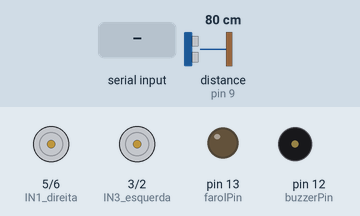
Bench run of a sketch on a simulated Arduino Uno, built with avr-gcc and run on an emulated ATmega328P. Parts: motor-driver pin pairs drawn as motors (green arrow = first pin HIGH = forward, orange = second pin HIGH = backward, longer = more drive, scaled by the enable pin), output pins drawn as LEDs (lit = HIGH), buzzer (waves = sounding). Wiring (inferred from the names in the program): ultrasonic range finder: trigger pin 8; echo pin 9. Inputs (shaded band) come from the test bench; at power-on: distance to the obstacle (sensor on pin 9) 80 cm. The echo pulse lasts 58.3 µs per cm; pins used as bus, display or sensor lines are not drawn.

Above: at 1.2 s.
1.3 s: distance to the obstacle (sensor on pin 9) set to 22 cm
2.8 s: distance to the obstacle (sensor on pin 9) set to 19 cm
At 4.1 s:
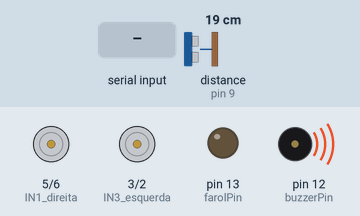
4.4 s: "L\n" received over the second serial link
At 5.1 s:
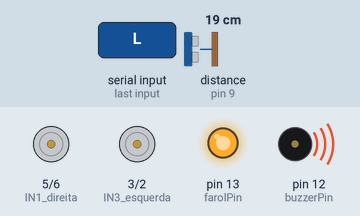
5.9 s: "F90\n" received over the second serial link
7.4 s: "B90\n" received over the second serial link
9.0 s: "E90\n" received over the second serial link
Timing chart, 0 to 11.6 s (numbered marks = the images above; inputs shaded):
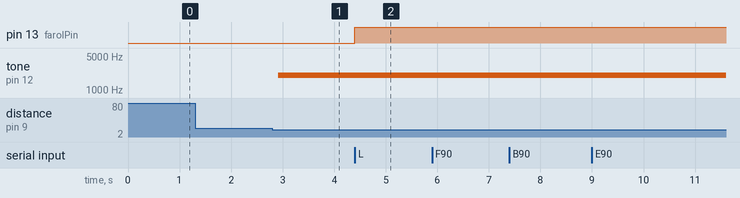

The sketch:

teste_3_melhorias.ino
```cpp
#include <SoftwareSerial.h>

// Configuração Bluetooth (HC-05/06)
SoftwareSerial bluetooth(10, 11); // RX, TX

// Pinos dos motores invertidos
const int IN1_direita = 5;   // Motor direito IN1
const int IN2_direita = 6;   // Motor direito IN2
const int IN3_esquerda = 3;  // Motor esquerdo IN3
const int IN4_esquerda = 2;  // Motor esquerdo IN4
const int ENA = 7;           // PWM motor direito
const int ENB = 4;           // PWM motor esquerdo

// Sensor ultrassônico HC-SR04
const int trigPin = 8;
const int echoPin = 9;

// Pinos adicionais para funções extras
const int buzzerPin = 12;    // Buzina
const int farolPin = 13;     // Farol/Luz LED

int velocidade = 200;        // Velocidade padrão (0-255)
unsigned long ultimaMedida = 0;
const int intervaloMedida = 100; // Intervalo entre medições em ms
boolean farolLigado = false;
boolean modoReverso = false;

void setup() {
  Serial.begin(9600);
  bluetooth.begin(9600);

  // Configuração dos pinos dos motores
  pinMode(IN1_direita, OUTPUT);
  pinMode(IN2_direita, OUTPUT);
  pinMode(IN3_esquerda, OUTPUT);
  pinMode(IN4_esquerda, OUTPUT);
  pinMode(ENA, OUTPUT);
  pinMode(ENB, OUTPUT);

  // Configuração do sensor
  pinMode(trigPin, OUTPUT);
  pinMode(echoPin, INPUT);

  // Configuração dos pinos extras
  pinMode(buzzerPin, OUTPUT);
  pinMode(farolPin, OUTPUT);

  pararMotores();
  bluetooth.println("Sistema iniciado!");
}

void loop() {
  verificarBluetooth();
  verificarObstaculo();
}

void verificarBluetooth() {
  if (bluetooth.available() > 0) {
    String comando = bluetooth.readStringUntil('\n');
    comando.trim();

    if (comando.length() >= 1) {
      char direcao = comando.charAt(0);

      // Extrair valor da velocidade, se presente
      if (comando.length() > 1) {
        int novaVelocidade = comando.substring(1).toInt();
        if (novaVelocidade > 0) {
          velocidade = constrain(novaVelocidade, 0, 255);
        }
      }

      executarComando(direcao);
      enviarFeedback(direcao, velocidade);
    }
  }
}

void verificarObstaculo() {
  if (millis() - ultimaMedida >= intervaloMedida) {
    int distancia = medirDistancia();

    if (distancia > 0 && distancia < 20) { // 20cm mínimo
      pararMotores();
      bluetooth.println("ALERTA: Obstáculo próximo!");
      // Aviso sonoro
      tone(buzzerPin, 2000, 200);
    }
    ultimaMedida = millis();
  }
}

int medirDistancia() {
  digitalWrite(trigPin, LOW);
  delayMicroseconds(2);
  digitalWrite(trigPin, HIGH);
  delayMicroseconds(10);
  digitalWrite(trigPin, LOW);

  long duracao = pulseIn(echoPin, HIGH);
  return duracao * 0.034 / 2; // Conversão para cm
}

void executarComando(char direcao) {
  switch(direcao) {
    case 'F': frente(); break;
    case 'B': tras(); break;
    case 'E': esquerda(); break;
    case 'D': direita(); break;
    case 'S': pararMotores(); break;
    case 'L': controlarFarol(); break;
    case 'H': acionarBuzina(); break;
    case 'R': alternarModoReverso(); break;
    default: pararMotores(); break;
  }
}

void enviarFeedback(char direcao, int velocidade) {
  bluetooth.print("Comando: ");
  bluetooth.print(direcao);
  bluetooth.print(" | Velocidade: ");
  bluetooth.println(velocidade);

  // Enviar status da bateria (simulado por enquanto)
  static unsigned long ultimoEnvioBateria = 0;
  if (millis() - ultimoEnvioBateria > 30000) { // A cada 30 segundos
    bluetooth.println("Bateria: 85%");
    ultimoEnvioBateria = millis();
  }
}

void controlarFarol() {
  farolLigado = !farolLigado;
  digitalWrite(farolPin, farolLigado ? HIGH : LOW);
  bluetooth.print("Farol: ");
  bluetooth.println(farolLigado ? "LIGADO" : "DESLIGADO");
}

void acionarBuzina() {
  tone(buzzerPin, 1000, 500); // Frequência 1kHz, duração 500ms
  bluetooth.println("Buzina acionada");
}

void alternarModoReverso() {
  modoReverso = !modoReverso;
  bluetooth.print("Modo reverso: ");
  bluetooth.println(modoReverso ? "ATIVADO" : "DESATIVADO");
}

// Funções de movimento (com suporte para modo reverso)
void frente() {
  analogWrite(ENA, velocidade);
  analogWrite(ENB, velocidade);

  if (!modoReverso) {
    digitalWrite(IN1_direita, HIGH);
    digitalWrite(IN2_direita, LOW);
    digitalWrite(IN3_esquerda, HIGH);
    digitalWrite(IN4_esquerda, LOW);
  } else {
    digitalWrite(IN1_direita, LOW);
    digitalWrite(IN2_direita, HIGH);
    digitalWrite(IN3_esquerda, LOW);
    digitalWrite(IN4_esquerda, HIGH);
  }
}

void tras() {
  analogWrite(ENA, velocidade);
  analogWrite(ENB, velocidade);

  if (!modoReverso) {
    digitalWrite(IN1_direita, LOW);
    digitalWrite(IN2_direita, HIGH);
    digitalWrite(IN3_esquerda, LOW);
    digitalWrite(IN4_esquerda, HIGH);
  } else {
    digitalWrite(IN1_direita, HIGH);
    digitalWrite(IN2_direita, LOW);
    digitalWrite(IN3_esquerda, HIGH);
    digitalWrite(IN4_esquerda, LOW);
  }
}

void esquerda() {
  analogWrite(ENA, velocidade);
  analogWrite(ENB, velocidade);

  if (!modoReverso) {
    digitalWrite(IN1_direita, HIGH);
    digitalWrite(IN2_direita, LOW);
    digitalWrite(IN3_esquerda, LOW);
    digitalWrite(IN4_esquerda, HIGH);
  } else {
    digitalWrite(IN1_direita, LOW);
    digitalWrite(IN2_direita, HIGH);
    digitalWrite(IN3_esquerda, HIGH);
    digitalWrite(IN4_esquerda, LOW);
  }
}

void direita() {
  analogWrite(ENA, velocidade);
  analogWrite(ENB, velocidade);

  if (!modoReverso) {
    digitalWrite(IN1_direita, LOW);
    digitalWrite(IN2_direita, HIGH);
    digitalWrite(IN3_esquerda, HIGH);
    digitalWrite(IN4_esquerda, LOW);
  } else {
    digitalWrite(IN1_direita, HIGH);
    digitalWrite(IN2_direita, LOW);
    digitalWrite(IN3_esquerda, LOW);
    digitalWrite(IN4_esquerda, HIGH);
  }
}

void pararMotores() {
  analogWrite(ENA, 0);
  analogWrite(ENB, 0);
  digitalWrite(IN1_direita, LOW);
  digitalWrite(IN2_direita, LOW);
  digitalWrite(IN3_esquerda, LOW);
  digitalWrite(IN4_esquerda, LOW);
}
```

Measured:
- the behaviour switches between 21 and 20 cm on distance to the obstacle (sensor on pin 9) (found by bisection; images 0 and 1)
- after the input at 1.3 s, every drawn part: stays the same
- after the input at 2.8 s, tone on pin 12 (buzzerPin): silent → 2000 Hz after 0.11 s
- after the input at 4.4 s, pin 13 (farolPin): LOW → HIGH at once
